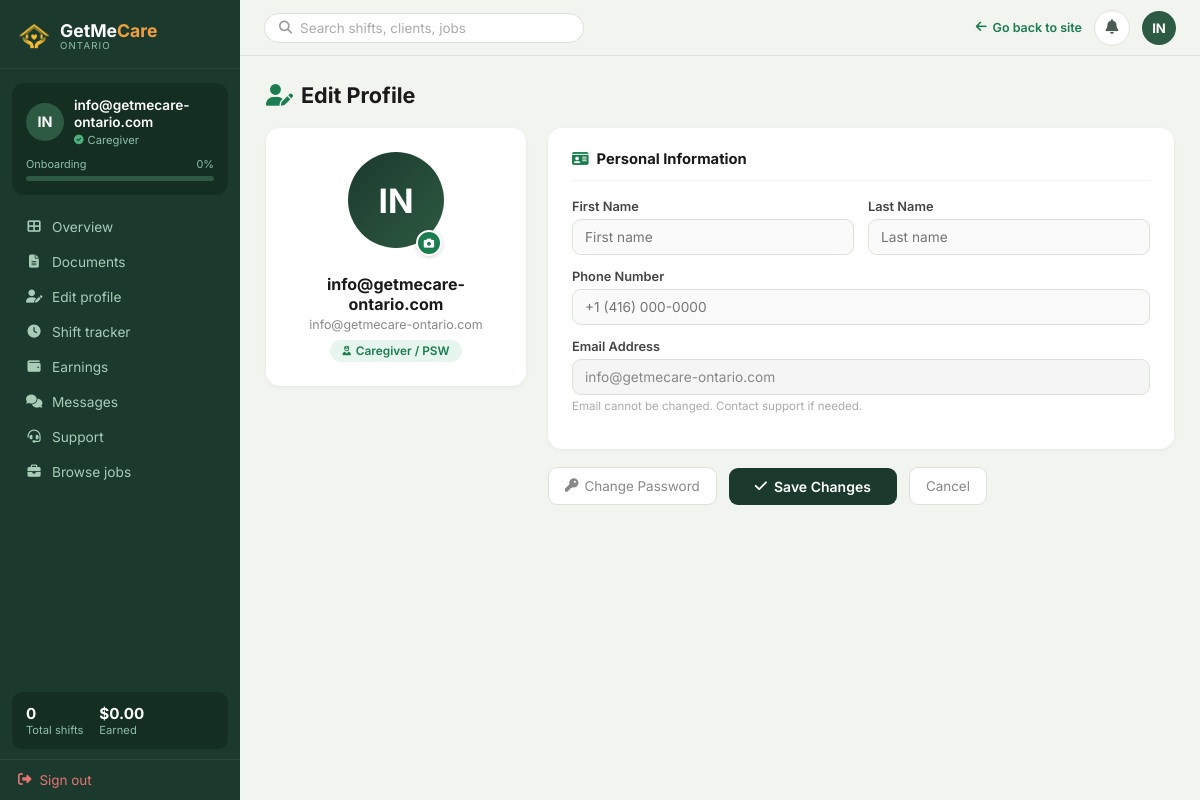
/edit-profile/ (signed in), run on the app's committed database.
### Account/models.py (models this page shows, shortened)
class CustomUser(AbstractUser):
    EMPLOYER = 'employer'
    CAREGIVER = 'caregiver'
    ROLE_CHOICES = [
        (EMPLOYER, 'Employer / Family'),
        (CAREGIVER, 'Caregiver / PSW'),
    ]
    role = models.CharField(
        max_length=20,
        choices=ROLE_CHOICES,
        default=EMPLOYER,
    )
    phone = models.CharField(max_length=20, blank=True)
    @property
    def is_admin(self):
        return self.is_superuser or self.is_staff
    @property
    def is_employer(self):
        return self.role == self.EMPLOYER and not self.is_admin
    @property
    def is_caregiver(self):
        return self.role == self.CAREGIVER and not self.is_admin

### Account/views.py (the view, shortened to what this page needs)
# urls.py: path('edit-profile/',        views.edit_profile,        name='edit_profile'),
@login_required(login_url='Account:login')
def edit_profile(request):
    user = request.user
    profile = None
    profile_form = None
    image_form = None
    bank_form = None
    if user.is_caregiver:
        profile, _ = CaregiverProfile.objects.get_or_create(user=user)
    if request.method == 'POST':
        action = request.POST.get('action', 'profile')
        if action == 'image' and user.is_caregiver:
            is_ajax = request.headers.get('X-Requested-With') == 'XMLHttpRequest'
            if 'profile_image' not in request.FILES:
                msg = 'No file received. Please select an image and try again.'
                if is_ajax:
                    return JsonResponse({'ok': False, 'error': msg}, status=400)
                messages.error(request, msg)
                return redirect('Account:edit_profile')
            image_form = ProfileImageForm(request.POST, request.FILES, instance=profile)
            if image_form.is_valid():
                try:
                    saved_profile = image_form.save()
                    img_url = ''
                    if saved_profile.profile_image:
                        img_url = saved_profile.profile_image.url
                    if is_ajax:
                        return JsonResponse({'ok': True, 'url': img_url})
                    messages.success(request, 'Profile photo updated.')
                except Exception as exc:
                    import traceback
                    _profile_logger.error(
                        'Profile image save failed for user %s:\n%s',
                        user.pk, traceback.format_exc(),
                    )
                    user_msg = str(exc) or 'Upload failed — please try again.'
                    if is_ajax:
                        return JsonResponse({'ok': False, 'error': user_msg}, status=500)
                    messages.error(request, f'Photo upload failed: {user_msg}')
            else:
                error_msg = '; '.join(
                    str(e) for errors in image_form.errors.values() for e in errors
                )
                _profile_logger.warning(
                    'ProfileImageForm invalid for user %s: %s', user.pk, image_form.errors
                )
                if is_ajax:
                    return JsonResponse({'ok': False, 'error': error_msg or 'Invalid image.'}, status=400)
                messages.error(request, error_msg or 'Photo upload failed. Use JPG or PNG under 5 MB.')
            if not is_ajax:
                return redirect('Account:edit_profile')
        elif action == 'bank' and user.is_caregiver:
            bank_form = BankDetailsForm(request.POST, instance=profile)
            if bank_form.is_valid():
                bank_form.save()
                messages.success(request, 'Bank details saved.')
            else:
                messages.error(request, 'Please fix the errors below.')
            return redirect('Account:edit_profile')
        else:  # default: main profile form
            user_form = EditUserForm(request.POST, instance=user)
            if user.is_caregiver:
                profile_form = EditCaregiverProfileForm(request.POST, instance=profile)
                if user_form.is_valid() and profile_form.is_valid():
                    user_form.save()
                    profile_form.save()
                    messages.success(request, 'Profile updated successfully.')
                    return redirect('Account:edit_profile')
            else:
                if user_form.is_valid():
                    user_form.save()
                    messages.success(request, 'Profile updated successfully.')
                    return redirect('Account:edit_profile')
    else:
        user_form = EditUserForm(instance=user)
        if user.is_caregiver:
            profile_form = EditCaregiverProfileForm(instance=profile)
            image_form   = ProfileImageForm(instance=profile)
            bank_form    = BankDetailsForm(instance=profile)
    ctx = {}
    if user.is_caregiver:
        from CareGiverAcc.views import _sidebar_context
        ctx = _sidebar_context(user)
    ctx.update({
        'user_form':    user_form,
        'profile_form': profile_form,
        'image_form':   image_form,
        'bank_form':    bank_form,
        'profile':      profile,
    })
    return render(request, 'Account/edit-profile.html', ctx)

### templates/Account/edit-profile.html (shortened to what this page needs)
{% extends "CareGiverAcc/base_caregiver.html" %}  {% block extra_head %}
<link rel="stylesheet"
  href="https://cdnjs.cloudflare.com/ajax/libs/cropperjs/1.6.2/cropper.min.css"
 />
{% endblock %} {% block content %}
<div
  style="
    font-size: 1.35rem;
    font-weight: 700;
    color: #1a1a1a;
    margin-bottom: 20px;
  "
>
  <i class="fas fa-user-edit" style="color: #1b7d4f; margin-right: 8px"></i>Edit
  Profile
</div>
<div class="ep-grid">
  <div class="ep-avatar-card">
    <div class="ep-av-upload-wrap" onclick="document.getElementById('avatar-file-input').click()" title="Change photo" id="avatar-upload-trigger">
      <div class="ep-big-av" id="ep-av-preview">
        <span id="ep-av-initials">{% if request.user.first_name %}{{ request.user.first_name|first|upper }}{{ request.user.last_name|first|upper }}{% else %}{{ request.user.username|slice:":2"|upper }}{% endif %}</span>
      </div>
      <div class="ep-av-upload-badge">
        <i class="fas fa-camera"></i>
      </div>
    </div>
    <div class="ep-av-name">
      {{ request.user.get_full_name|default:request.user.username }}
    </div>
    <div class="ep-av-email">{{ request.user.email }}</div>
    <div class="ep-av-role">
      <i class="fas fa-user-nurse" style="font-size: 0.6rem"></i> Caregiver /
      PSW
    </div>
  </div>
  <div>
    <form method="post">
      <div class="ep-section">
        <div class="ep-section-title">
          <i class="fas fa-id-card" style="color: #1b7d4f"></i> Personal
          Information
        </div>
        <div class="ep-row">
          <div class="form-group">
            <label for="{{ user_form.first_name.id_for_label }}"
              >First Name</label
            >
            {{ user_form.first_name }}
          </div>
          <div class="form-group">
            <label for="{{ user_form.last_name.id_for_label }}"
              >Last Name</label
            >
            {{ user_form.last_name }}
          </div>
        </div>
        <div class="ep-row single">
          <div class="form-group">
            <label for="{{ user_form.phone.id_for_label }}">Phone Number</label>
            {{ user_form.phone }}
          </div>
        </div>
        <div class="form-group">
          <label>Email Address</label>
          <input type="text" value="{{ request.user.email }}" disabled />
          <div class="help">
            Email cannot be changed. Contact support if needed.
          </div>
        </div>
      </div>
      <div class="ep-actions" style="margin-bottom: 22px">
        <a href="{% url 'Account:password_change' %}" class="btn-cancel" style="text-decoration:none; display:inline-flex; align-items:center; gap:6px;">
          <i class="fas fa-key"></i> Change Password
        </a>
        <button type="submit" class="btn-save">
          <i class="fas fa-check"></i> Save Changes
        </button>
        <a href="{% url 'CareGiverAcc:dashboard' %}" class="btn-cancel"
          >Cancel</a
        >
      </div>
    </form>
  </div>
</div>
{% endblock %}

### templates/CareGiverAcc/base_caregiver.html (shortened to what this page needs)
{% load static %}
<!doctype html>
<html lang="en">
<head>
  <link rel="stylesheet" href="https://cdnjs.cloudflare.com/ajax/libs/font-awesome/6.4.0/css/all.min.css"/>
  {% block extra_head %}{% endblock %}
</head>
<body>
<aside class="cg-sidebar" id="cg-sidebar">
    <div class="cg-sidebar-logo">
      <a href="{% url 'home' %}" class="cg-logo-link">
        <img src="{% static 'Caregiver/images/sitelog.png' %}" alt="GetMeCare Ontario logo" style="width:32px;height:32px;object-fit:contain;filter:brightness(0) saturate(100%) invert(72%) sepia(60%) saturate(600%) hue-rotate(345deg) brightness(105%) contrast(95%)">
        <div>
          <div class="cg-logo-name">GetMe<span style="color:#F0A040">Care</span></div>
          <div class="cg-logo-sub">Ontario</div>
        </div>
      </a>
    </div>
  <div class="cg-profile">
    <div class="cg-profile-row">
      <div class="cg-av">{% if request.user.caregiver_profile.profile_image %}<img src="{{ request.user.caregiver_profile.profile_image.url }}" alt="{{ request.user.get_full_name }}" style="width:38px;height:38px;border-radius:50%;object-fit:cover;display:block">{% elif request.user.first_name %}{{ request.user.first_name|first|upper }}{{ request.user.last_name|first|upper }}{% else %}{{ request.user.username|slice:":2"|upper }}{% endif %}</div>
      <div>
        <div class="cg-profile-name">{{ request.user.get_full_name|default:request.user.username }}</div>
        <div class="cg-profile-role">
          <i class="fas fa-check-circle" style="color:#4caf7d;font-size:.6rem;"></i>
          {% if profile.skills %}{{ profile.skills_list.0 }}{% else %}Caregiver{% endif %}
        </div>
      </div>
    </div>
    <div class="cg-ob-row"><span>Onboarding</span><span>{{ onboarding_pct|default:0 }}%</span></div>
    <div class="cg-bar"><div class="cg-bar-fill" style="width:{{ onboarding_pct|default:0 }}%"></div></div>
  </div>
  <nav class="cg-nav">
    <a href="{% url 'CareGiverAcc:dashboard' %}"  {% if request.resolver_match.url_name == 'dashboard'  %}class="active"{% endif %}><i class="fas fa-th-large"></i> Overview</a>
    {% if is_moderation_restricted %}
    <a href="{% url 'support_chat' %}" {% if request.resolver_match.url_name == 'support_chat' or request.resolver_match.url_name == 'support_chat_detail' %}class="active"{% endif %} style="color:#f0a040;font-weight:700"><i class="fas fa-headset"></i> Contact Support{% if support_unread_count %}<span class="nav-unread-badge">{{ support_unread_count }}</span>{% endif %}</a>
    <a style="opacity:.3;cursor:not-allowed;pointer-events:none"><i class="fas fa-lock"></i> Documents</a>
    <a style="opacity:.3;cursor:not-allowed;pointer-events:none"><i class="fas fa-user-edit"></i> Edit profile</a>
    <a style="opacity:.3;cursor:not-allowed;pointer-events:none"><i class="fas fa-clock"></i> Shift tracker</a>
    <a style="opacity:.3;cursor:not-allowed;pointer-events:none"><i class="fas fa-wallet"></i> Earnings</a>
    <a style="opacity:.3;cursor:not-allowed;pointer-events:none"><i class="fas fa-comments"></i> Messages</a>
    <a style="opacity:.3;cursor:not-allowed;pointer-events:none"><i class="fas fa-briefcase"></i> Browse jobs</a>
    {% else %}
    <a href="{% url 'CareGiverAcc:documents' %}"  {% if request.resolver_match.url_name == 'documents'  %}class="active"{% endif %}><i class="fas fa-file-alt"></i> Documents</a>
    <a href="{% url 'Account:edit_profile' %}"><i class="fas fa-user-edit"></i> Edit profile</a>
    <a href="{% url 'CareGiverAcc:my_schedule' %}" ><i class="fas fa-clock"></i> Shift tracker</a>
    <a href="{% url 'CareGiverAcc:earnings' %}"   {% if request.resolver_match.url_name == 'earnings'   %}class="active"{% endif %}><i class="fas fa-wallet"></i> Earnings</a>
    <a href="{% url 'chat_list' %}" ><i class="fas fa-comments"></i> Messages</a>
    <a href="{% url 'support_chat' %}" ><i class="fas fa-headset"></i> Support</a>
    <a href="{% url 'browse_jobs' %}" {% if request.resolver_match.url_name == 'browse_jobs' %}class="active"{% endif %}><i class="fas fa-briefcase"></i> Browse jobs</a>
    {% endif %}
  </nav>
  <div class="cg-sb-stats">
    <div class="s-item"><div class="s-val">{{ completed_count|default:0 }}</div>Total shifts</div>
    <div class="s-item"><div class="s-val">${{ total_earned|default:"0.00" }}</div>Earned</div>
  </div>
  <div class="cg-signout">
    <a href="{% url 'Account:logout' %}"><i class="fas fa-sign-out-alt"></i> Sign out</a>
  </div>
</aside>
<div class="cg-topbar">
  <form method="get" action="" class="cg-search-bar-wrap" style="flex:1;max-width:320px;">
    <div class="cg-search">
      <i class="fas fa-search"></i>
      <input type="text" name="q" placeholder="Search shifts, clients, jobs" value="{{ request.GET.q|default:'' }}">
    </div>
  </form>
  <div class="cg-topbar-right" style="display:flex;align-items:center;gap:12px;margin-left:auto;">
    <a href="{% url 'home' %}" class="cg-back-link">
      <i class="fas fa-arrow-left"></i> Go back to site
    </a>
    <div class="cg-bell-wrap" id="cgBellWrap">
      <button type="button" class="cg-bell" id="cgBellBtn" aria-label="Notifications" aria-expanded="false" aria-haspopup="true">
        <i class="fas fa-bell"></i>
      </button>
    </div>
    <div class="cg-topbar-av">{% if request.user.caregiver_profile.profile_image %}<img src="{{ request.user.caregiver_profile.profile_image.url }}" alt="{{ request.user.get_full_name }}" style="width:34px;height:34px;border-radius:50%;object-fit:cover;display:block">{% elif request.user.first_name %}{{ request.user.first_name|first|upper }}{{ request.user.last_name|first|upper }}{% else %}{{ request.user.username|slice:":2"|upper }}{% endif %}</div>
  </div>
</div>
<main class="cg-main">
  <div class="cg-content">
    {% block content %}{% endblock %}
  </div>
</main>
  {% include "partials/whatsapp_modal.html" %}
  </body>
</html>

### data on the page
CustomUser: user.username "IN", user.get_full_name "info@getmecare-ontario.com", user.email "info@getmecare-ontario.com"

### other printed values
{{ onboarding_pct|default:0 }} "0"
{{ completed_count|default:0 }} "0"
{{ total_earned|default:"0.00" }} "0.00"
